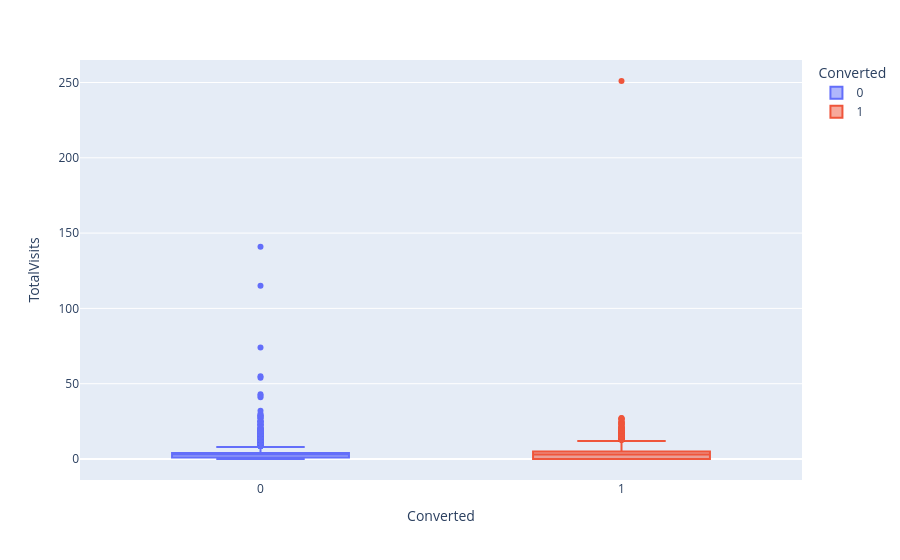

Source (notebook cell):
### Code cell
# BoxPlot - Converted x TotalVisits
fig = px.box(df_leads, x='Converted',  y='TotalVisits', color='Converted')
fig.show()

### Figure 1 — Plotly figure (JSON) as saved in the notebook; plotly's stock layout.template omitted (floating-point values rounded to 4 significant figures; data arrays with more than 128 entries replaced by an {"elided": "..."} marker saying what was removed)
{"data": [{"alignmentgroup": "True", "hovertemplate": "Converted=%{x}<br>TotalVisits=%{y}<extra></extra>", "legendgroup": "0", "marker": {"color": "#636efa"}, "name": "0", "notched": false, "offsetgroup": "0", "orientation": "v", "showlegend": true, "type": "box", "x": {"elided": "5639 int values"}, "x0": " ", "xaxis": "x", "y": {"elided": "5639 float values"}, "y0": " ", "yaxis": "y"}, {"alignmentgroup": "True", "hovertemplate": "Converted=%{x}<br>TotalVisits=%{y}<extra></extra>", "legendgroup": "1", "marker": {"color": "#EF553B"}, "name": "1", "notched": false, "offsetgroup": "1", "orientation": "v", "showlegend": true, "type": "box", "x": {"elided": "3435 int values"}, "x0": " ", "xaxis": "x", "y": {"elided": "3435 float values"}, "y0": " ", "yaxis": "y"}], "layout": {"boxmode": "overlay", "legend": {"title": {"text": "Converted"}, "tracegroupgap": 0}, "margin": {"t": 60}, "xaxis": {"anchor": "y", "categoryarray": [0, 1], "categoryorder": "array", "domain": [0, 1], "title": {"text": "Converted"}}, "yaxis": {"anchor": "x", "domain": [0, 1], "title": {"text": "TotalVisits"}}}}
